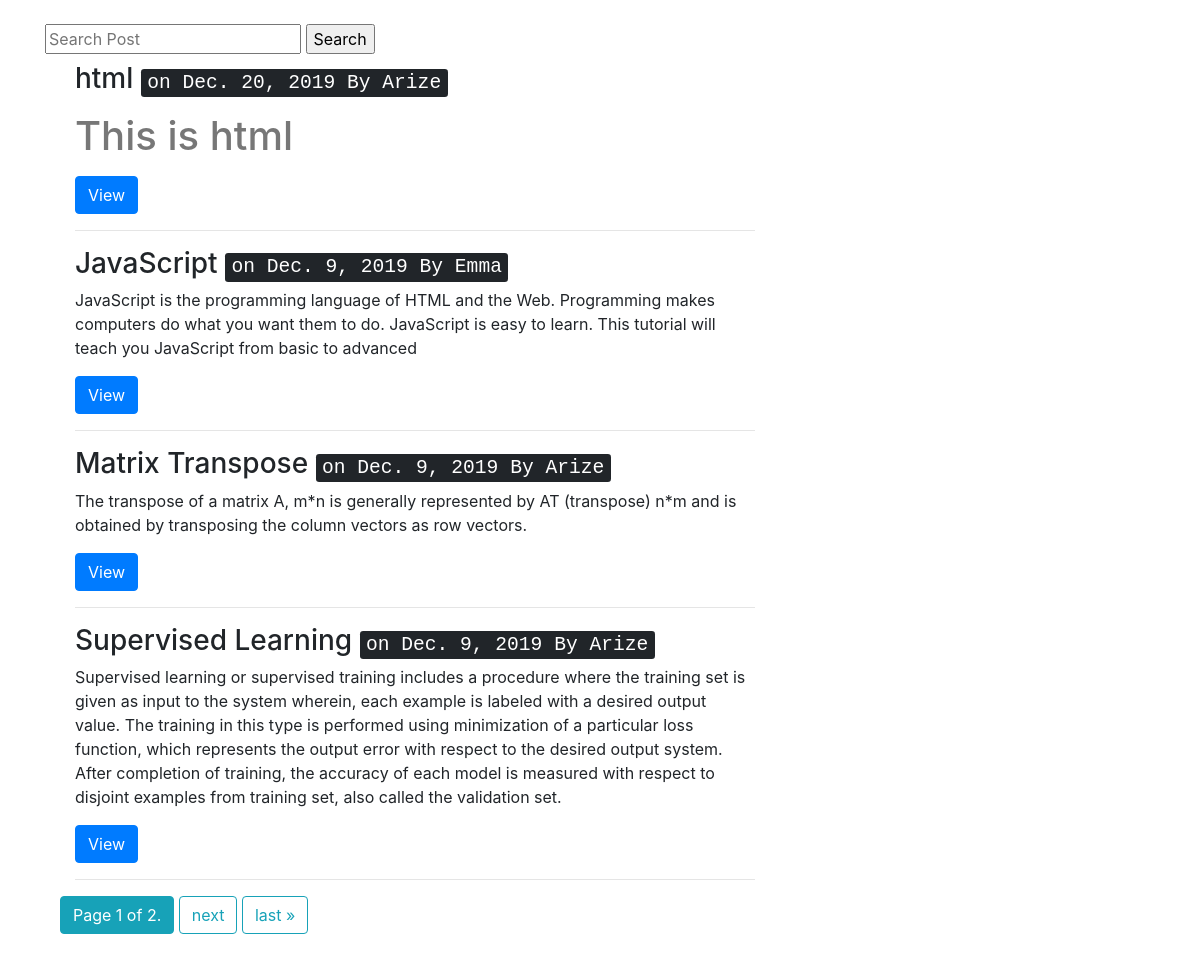
The page / on the database its author committed.
### posts/models.py (models this page shows, shortened)
class Post(models.Model):
    user=models.ForeignKey(settings.AUTH_USER_MODEL,default=1,on_delete=models.CASCADE)
    title=models.CharField(max_length=150)
    slug = models.SlugField(unique=True)
    image= models.ImageField(null=True,blank=True,upload_to=upload_location,width_field='width_field',
                             height_field='height_field')
    height_field=models.IntegerField(default=0)
    width_field=models.IntegerField(default=0)
    content=models.TextField()
    draft=models.BooleanField(default=False)
    publish=models.DateField(auto_now=False,auto_now_add=False)
    updated=models.DateTimeField(auto_now=True,auto_now_add=False)
    timestamp= models.DateTimeField(auto_now=False,auto_now_add=True)
    objects=PostManager()# initializing the postmanager
    class Meta:
        ordering=['-timestamp','-updated']
    def get_absolute_url(self):
    	return reverse('post-detail',kwargs={'id':self.id})

### posts/views.py (the view, shortened to what this page needs)
# urls.py: path('',posts_list,name='home-list'),
def posts_list(request):
	today=timezone.now().date()
	queryset_list=Post.objects.active()#.order_by("-timestamp")
	if request.user.is_staff or request.user.is_superuser:
		queryset_list = Post.objects.all()
	query=request.GET.get('q')
	if query:
		queryset_list=queryset_list.filter( Q(title__icontains=query) | Q(content__icontains=query)|
			Q(slug__icontains=query)#Q(user_first_name__icontains=query)|
		).distinct()# to prevent duplicate items
	paginator=Paginator(queryset_list,4)# show 4 post per page
	page=request.GET.get('page')
	try:
		queryset=paginator.get_page(page)
	except PageNotAnInteger:
		queryset = paginator.get_page(1)
	except EmptyPage:
		queryset = paginator.get_page(paginator.num_pages)
	context={'object_list':queryset,
			 'today':today,
	'title':'every'}
	return render(request,'posts/post_list.html',context)

### posts/models.py (called while the page is built)
    def active(self, *args,**kwargs):
        return super(PostManager, self).filter(draft=False).filter(publish__lte=timezone.now())

### templates/posts/post_list.html (shortened to what this page needs)
 {% extends 'base.html' %}
 {% block content%}
<br>
     <form method="GET",action="">
     <input type="text" name="q" placeholder="Search Post" value="{{ request.Get.q }}">
     <input type="submit" value="Search">
     </form>
 <div class="col-sm-8 col-sm-offset">
	{% for post in object_list%}
	<div class="col-sm-12">
		<div class="thumbnail">
    <div class="caption">
        <h3>{{ post.title}}  <small> <kbd>on {{ post.publish}} By {{ post.user|capfirst }}</kbd></small></h3>
        <p>{{post.content|capfirst|safe}}</p>
        <p><a href="{{post.get_absolute_url}}" class="btn btn-primary" role='button'>View</a></p><hr>
    </div>
		</div>
	</div>
	{% endfor %}
<div class="pagination">
<span class="step-links">
<span class="current">
<p class="btn btn-info mb-4">Page {{ object_list.number }} of {{ object_list.paginator.num_pages }}.</p>
</span>
{% if object_list.has_next %}
<a class="btn btn-outline-info mb-4" href="?page={{ object_list.next_page_number }}{% if request.GET.q %}&q={{ request.GET.q }}{% endif %}">next</a>
<a class="btn btn-outline-info mb-4" href="?page={{ object_list.paginator.num_pages }}">last &raquo;</a>
{% endif %}
</span>
</div>
</div>
{% endblock content %}

### static/css/base.css (style rules this page uses)
h1 { color: #777777; }

### rows shown on the page
Post: title "html", publish "Dec. 20, 2019", user "Arize", content "This is html"
Post: title "JavaScript", publish "Dec. 9, 2019", user "Emma", content "JavaScript is the programming language of HTML and the Web. Programming makes computers do what you want them to do. JavaScript is easy to learn. This tutorial will teach you JavaScript from basic to advanced"
Post: title "Matrix Transpose", publish "Dec. 9, 2019", user "Arize", content "The transpose of a matrix A, m*n is generally represented by AT (transpose) n*m and is obtained by transposing the column vectors as row vectors."
Post: title "Supervised Learning", publish "Dec. 9, 2019", user "Arize", content "Supervised learning or supervised training includes a procedure where the training set is given as input to the system wherein, each example is labeled with a desired output value. The training in this type is performed using minimization of a particular loss function, which represents the output error with respect to the desired output system. After completion of training, the accuracy of each model is measured with respect to disjoint examples from training set, also called the validation set."

### other values the page prints
{{ object_list.number }} "1"
{{ object_list.paginator.num_pages }} "2"
